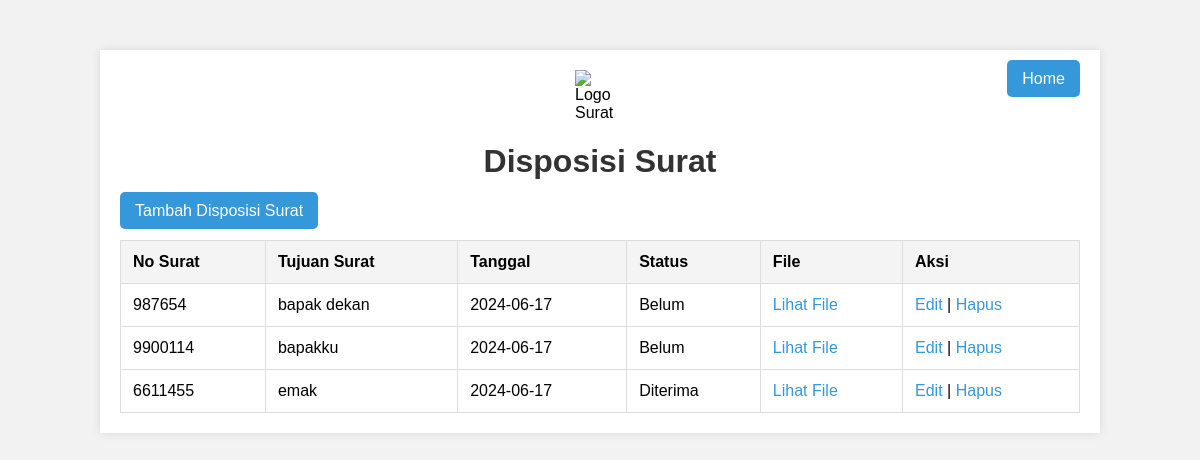
The page / on the database its author committed.
### tables this page shows
CREATE TABLE `disposisi_surat` (
  `id` int(11) NOT NULL,
  `no_surat` varchar(50) NOT NULL,
  `tujuan_surat` varchar(100) NOT NULL,
  `tanggal` date NOT NULL,
  `status` enum('Diterima','Belum') NOT NULL,
  `file` varchar(255) NOT NULL
);

### index.php (the view, shortened to what this page needs)
<?php
include 'config.php';
?>
<!DOCTYPE html>
<html>
<head>
</head>
<body>
    <div class="container">
        <div class="home-btn">
            <a href="../index.html" class="btn">Home</a>
        </div>
        <img src="icon-surat.png" alt="Logo Surat" class="logo">
        <h1>Disposisi Surat</h1>
        <a href="creat.php" class="btn">Tambah Disposisi Surat</a>
        <table>
            <tr>
                <th>No Surat</th>
                <th>Tujuan Surat</th>
                <th>Tanggal</th>
                <th>Status</th>
                <th>File</th>
                <th>Aksi</th>
            </tr>
            <?php
            $sql = "SELECT * FROM disposisi_surat";
            $result = $conn->query($sql);
            if ($result->num_rows > 0) {
                while($row = $result->fetch_assoc()) {
                    echo "<tr>
                            <td>{$row['no_surat']}</td>
                            <td>{$row['tujuan_surat']}</td>
                            <td>{$row['tanggal']}</td>
                            <td>{$row['status']}</td>
                            <td><a href='uploads/{$row['file']}' target='_blank'>Lihat File</a></td>
                            <td>
                                <a href='update.php?id={$row['id']}'>Edit</a> |
                                <a href='delete.php?id={$row['id']}' onclick='return confirm(\"Yakin ingin menghapus?\")'>Hapus</a>
                            </td>
                          </tr>";
                }
            } else {
                echo "<tr><td colspan='6'>Tidak ada data</td></tr>";
            }
            ?>
        </table>
    </div>
</body>
</html>

### index.php (style rules this page uses)
body { font-family: Arial, sans-serif; background-color: #f2f2f2; margin: 0; padding: 0; }
.container { width: 80%; margin: 0 auto; background-color: #fff; padding: 20px; box-shadow: 0 0 10px rgba(0, 0, 0, 0.1); margin-top: 50px; position: relative; }
h1 { text-align: center; color: #333; }
table { width: 100%; border-collapse: collapse; margin-top: 20px; }
table, th, td { border: 1px solid #ddd; }
th, td { padding: 12px; text-align: left; }
th { background-color: #f4f4f4; }
a { text-decoration: none; color: #3498db; }
.btn { padding: 10px 15px; background-color: #3498db; color: white; border: none; border-radius: 5px; cursor: pointer; text-decoration: none; }
.home-btn { position: absolute; top: 20px; right: 20px; }
.logo { display: block; margin-left: auto; margin-right: auto; margin-bottom: 20px; width: 50px; height: auto; }

### rows shown on the page
disposisi_surat: no_surat "987654", tujuan_surat "bapak dekan", tanggal "2024-06-17", status "Belum"
disposisi_surat: no_surat "9900114", tujuan_surat "bapakku", tanggal "2024-06-17", status "Belum"
disposisi_surat: no_surat "6611455", tujuan_surat "emak", tanggal "2024-06-17", status "Diterima"
